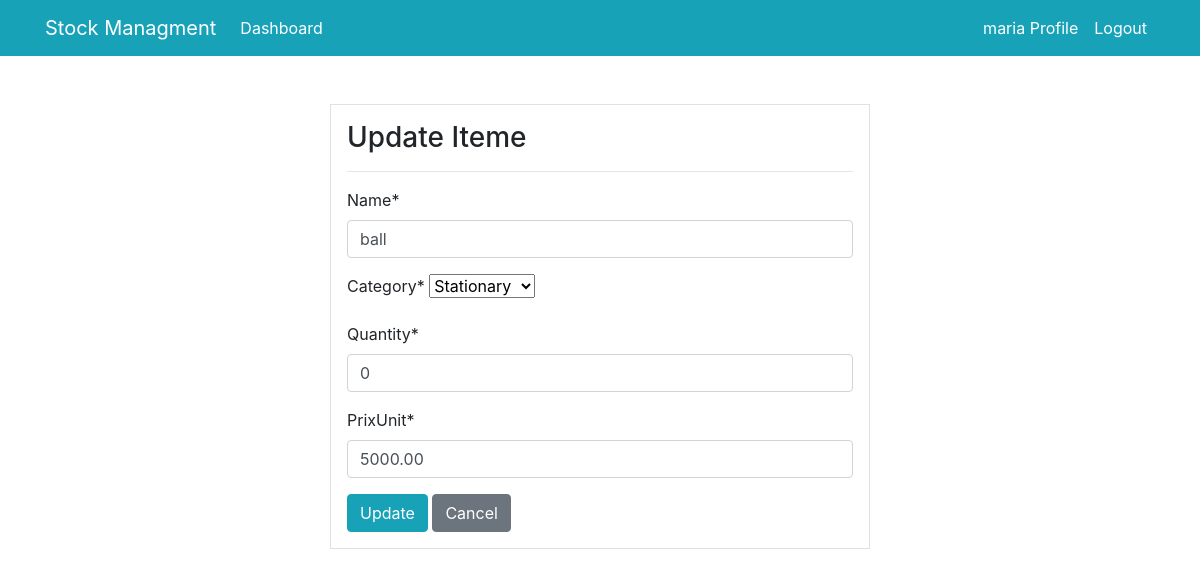
The page /product/update/1/ (signed in) on the database its author committed.
### dashboard/models.py (models this page shows, shortened)
class Product(models.Model):
    name=models.CharField(max_length=100,null=True)
    category=models.CharField(max_length=20,choices=CATEGORY,null=True)
    quantity=models.PositiveIntegerField(null=True)
    prixUnit=models.DecimalField(max_digits=10, decimal_places=2,null=True)
    class Meta:
        verbose_name_plural='Product'

### dashboard/views.py (the view)
# urls.py: path('product/update/<int:pk>/', views.product_update, name='dashboard-product-update'),
@login_required
def product_update(request,pk):
    item=Product.objects.get(id=pk)
    if request.method=="POST":
        form=ProductForm(request.POST,instance=item)
        if form.is_valid():
            form.save()
            return redirect('dashboard-products')
    else:
        form=ProductForm(instance=item)
    context={
        'form':form,
    }
    return  render(request,'dashboard/product_update.html',context)

### dashboard/forms.py
class ProductForm(forms.ModelForm):
    class Meta:
        model=Product
        fields=['name','category','quantity','prixUnit']

### templates/dashboard/product_update.html (shortened to what this page needs)
{% extends "partial/base.html" %}
{% load crispy_forms_tags %}
{% block content %}
    <div class="container">
        <div class="row mt-5">
            <div class="col-md-6 offset-md-3">
                <div class="border bg-white p-3">
                    <h3>Update Iteme</h3>
                    <hr>
                    <form method="POST">
                        {{form|crispy}}
                        <input class="btn btn-info" type="submit" value="Update">
                        <a class="btn btn-secondary" href="{% url "dashboard-products" %}">Cancel</a>
                    </form>
                </div>
            </div>
        </div>
    </div>
{% endblock %}

### templates/partial/nav.html (shortened to what this page needs)
<nav class="navbar navbar-expand-lg navbar-info bg-info">
    {% if user.is_authenticated %}
    <div class="container">
        <a class="navbar-brand text-white" href="{% url "dashboard-index" %}">Stock Managment</a>
        <div class="collapse navbar-collapse" id="navbarSupportedContent">
            <ul class="navbar-nav mr-auto">
                <li class="nav-item active">
                    <a class="nav-link text-white" href="{% url "dashboard-index" %}">Dashboard </a>
                </li>
            </ul>
            <ul class="navbar-nav ml-auto">
                <li class="nav-item active">
                    <a class="nav-link text-white" href="{% url "user-profile" %}">{{user.username}} Profile </a>
                </li>
                <li class="nav-item">
                     <form method="post" action="{% url 'user-logout' %}">
                        <button type="submit" class="nav-link text-white" style="border: none; background: none; padding: 5;">
                            Logout
                        </button>
                    </form>
                </li>
            </ul>
            {% endif %}
        </div>
    </div>
</nav>

### static/style.css (style rules this page uses)
body { background: rgb(255, 255, 255); }

### rows shown on the page
Product: name "ball", category "Stationary", quantity "0", prixUnit "5000.00"

### other values the page prints
{{ user.username }} "maria"
